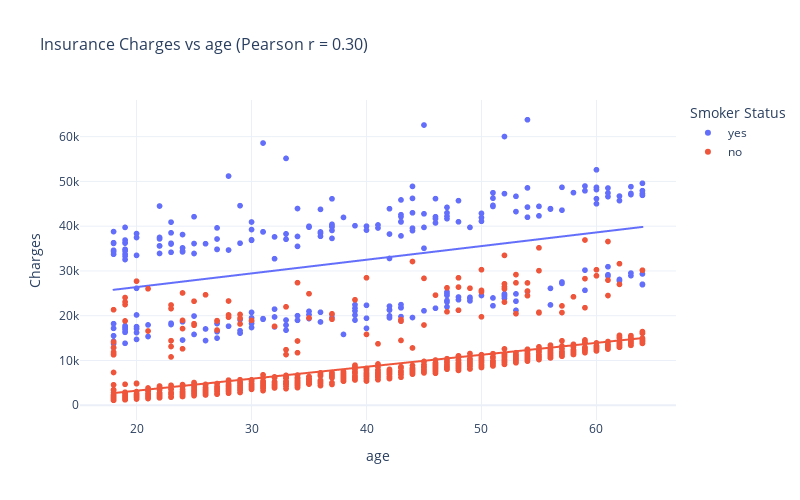

Write notebook code for a chart like this one.
### Code cell
#Seeing the correlation of the quantitatives variables by the status of smoker
import plotly.express as px
from scipy.stats import pearsonr

# Iterate over numerical variables excluding 'charges'
for var in numerical_vars: 
    if var != "charges":
        # Calculate Pearson correlation coefficient
        corr, _ = pearsonr(df[var], df['charges'])
        
        # Create scatter plot with regression line, coloring by 'smoker'
        fig = px.scatter(
            df,
            x=var,
            y='charges',
            color='smoker',
            trendline='ols',  # Adds regression line
            title=f"Insurance Charges vs {var} (Pearson r = {corr:.2f})",
            labels={var: var, 'charges': 'Charges'},
            template='plotly_white'
        )
        
        # Customize layout
        fig.update_layout(
            title_font_size=16,
            xaxis_title=var,
            yaxis_title='Charges',
            legend_title_text='Smoker Status',
            width=800,  
            height=500  
    )
        
        # Show the figure
        fig.show()

### Figure 1 — Plotly figure (JSON) as saved in the notebook; plotly's stock layout.template omitted (floating-point values rounded to 4 significant figures; data arrays with more than 128 entries replaced by an {"elided": "..."} marker saying what was removed)
{"data": [{"hovertemplate": "smoker=yes<br>age=%{x}<br>Charges=%{y}<extra></extra>", "legendgroup": "yes", "marker": {"color": "#636efa", "symbol": "circle"}, "mode": "markers", "name": "yes", "showlegend": true, "type": "scattergl", "x": {"elided": "274 int values"}, "xaxis": "x", "y": {"elided": "274 float values"}, "yaxis": "y"}, {"hovertemplate": "<b>OLS trendline</b><br>charges = 305.238 * age + 20294.1<br>R<sup>2</sup>=0.135589<br><br>smoker=yes<br>age=%{x}<br>Charges=%{y} <b>(trend)</b><extra></extra>", "legendgroup": "yes", "marker": {"color": "#636efa", "symbol": "circle"}, "mode": "lines", "name": "yes", "showlegend": false, "type": "scattergl", "x": {"elided": "274 int values"}, "xaxis": "x", "y": {"elided": "274 float values"}, "yaxis": "y"}, {"hovertemplate": "smoker=no<br>age=%{x}<br>Charges=%{y}<extra></extra>", "legendgroup": "no", "marker": {"color": "#EF553B", "symbol": "circle"}, "mode": "markers", "name": "no", "showlegend": true, "type": "scattergl", "x": {"elided": "1063 int values"}, "xaxis": "x", "y": {"elided": "1063 float values"}, "yaxis": "y"}, {"hovertemplate": "<b>OLS trendline</b><br>charges = 267.118 * age + -2085.01<br>R<sup>2</sup>=0.393631<br><br>smoker=no<br>age=%{x}<br>Charges=%{y} <b>(trend)</b><extra></extra>", "legendgroup": "no", "marker": {"color": "#EF553B", "symbol": "circle"}, "mode": "lines", "name": "no", "showlegend": false, "type": "scattergl", "x": {"elided": "1063 int values"}, "xaxis": "x", "y": {"elided": "1063 float values"}, "yaxis": "y"}], "layout": {"height": 500, "legend": {"title": {"text": "Smoker Status"}, "tracegroupgap": 0}, "title": {"font": {"size": 16}, "text": "Insurance Charges vs age (Pearson r = 0.30)"}, "width": 800, "xaxis": {"anchor": "y", "domain": [0, 1], "title": {"text": "age"}}, "yaxis": {"anchor": "x", "domain": [0, 1], "title": {"text": "Charges"}}}}
